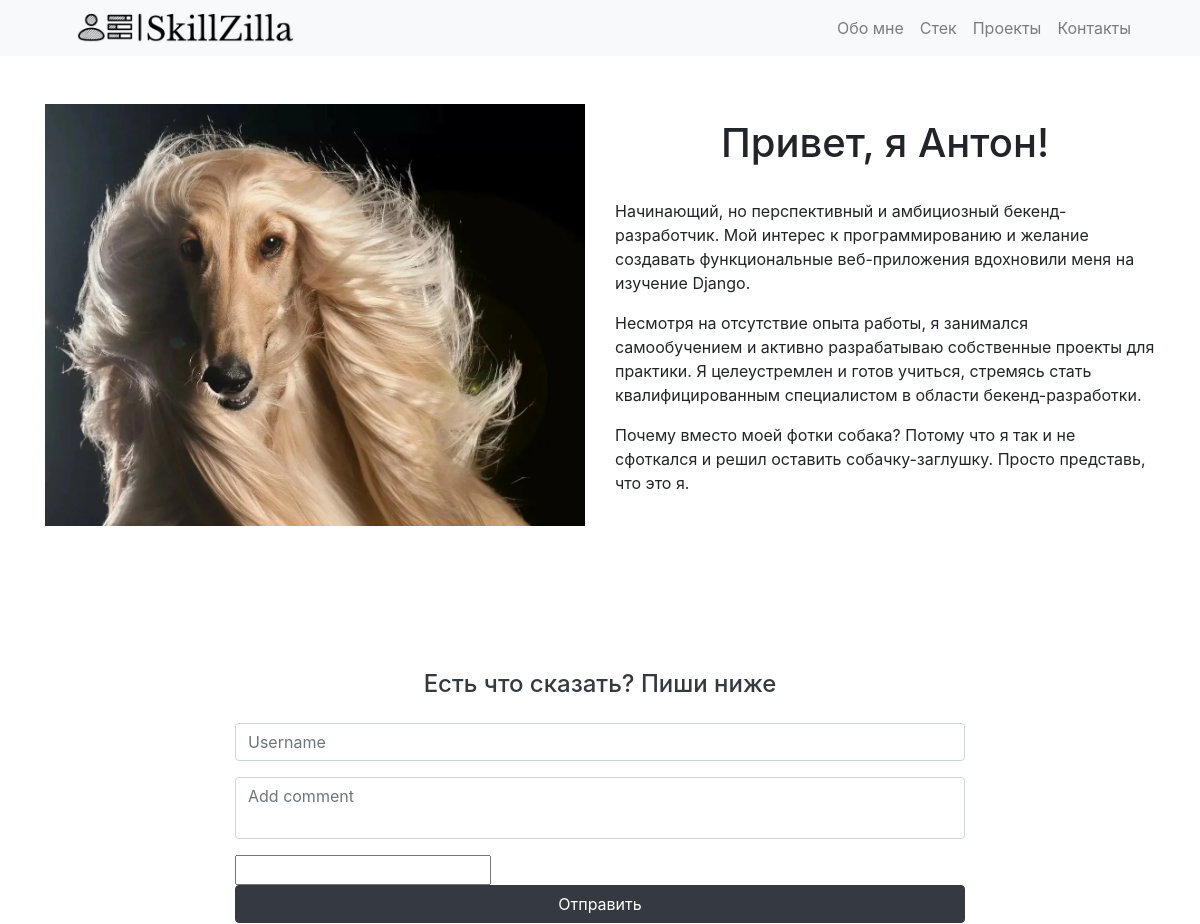
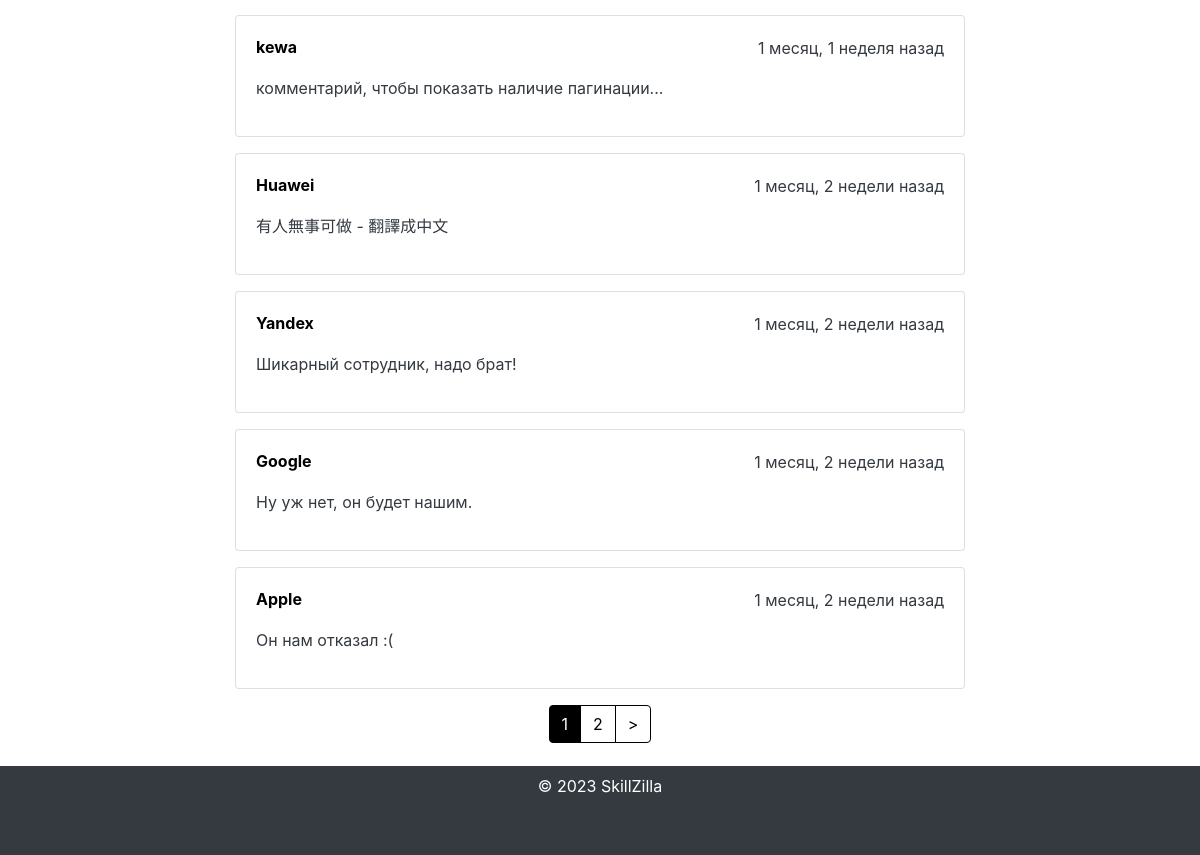
The page / on the database its author committed (2 pictures, top to bottom).
### blog/models.py (models this page shows, shortened)
class Comment(models.Model):
    author = models.CharField(max_length=15, blank=False)
    content = models.TextField(max_length=200)
    created_at = models.DateTimeField(auto_now_add=True)
    class Meta:
        ordering = ['-created_at']

### blog/views.py (the view)
# urls.py: path('', index, name='home'),
def index(request):
    if request.method == 'POST':
        form = CommentForm(request.POST)
        if form.is_valid():
            comm = form.save()
            return redirect('home')
    else:
        form = CommentForm()
    comments = Comment.objects.all()
    paginator = Paginator(comments, 5)
    page_number = request.GET.get("page")
    page_obj = paginator.get_page(page_number)
    return render(request, 'blog/index.html', context={'form': form, 'page_obj': page_obj})

### blog/forms.py
class CommentForm(forms.ModelForm):
    captcha = ReCaptchaField()
    class Meta:
        model = Comment
        fields = ['author', 'content',]

### blog/templates/blog/index.html (shortened to what this page needs)
{% extends 'base.html' %}
{% load static %}
{% block content %}
<section id="welcome" class="py-5">
    <div class="container">
        <div class="row align-items-center">
            <div class="col-md-6">
                <img src="{% static 'img/me.png' %}" alt="?" class="img-fluid">
            </div>
            <div class="col-md-6">
                <h1 class="text-center">Привет, я Антон!</h1>
                <br>
                <p> Начинающий, но перспективный и амбициозный бекенд-разработчик. Мой интерес к программированию и желание создавать функциональные веб-приложения вдохновили меня на изучение Django.</p>
                <p> Несмотря на отсутствие опыта работы, я занимался самообучением и активно разрабатываю собственные проекты для практики. Я целеустремлен и готов учиться, стремясь стать квалифицированным специалистом в области бекенд-разработки.</p>
                <p> Почему вместо моей фотки собака? Потому что я так и не сфоткался и решил оставить собачку-заглушку. Просто представь, что это я.</p>
            </div>
        </div>
    </div>
</section>
<section>
    <div class="container my-5 py-5 text-dark">
        <div class="row d-flex justify-content-center">
            <div class="col-md-12 col-lg-10 col-xl-8">
                <h4 class="text-dark mb-0 text-center">Есть что сказать? Пиши ниже {{ count }}</h4>
                <br>
                <form method="post">
                    <div class="form-group">
                        <input type="text" name="author" class="form-control mb-3" placeholder="Username" aria-label="Username" aria-describedby="basic-addon1">
                        <textarea name="content" class="form-control mb-3" placeholder="Add comment" rows="2" required></textarea>
                        {{ form.captcha }}
                        <br>
                        <button class="btn btn-dark btn-block" type="submit">Отправить</button>
                    </div>
                </form>
                {% for item in page_obj %}
                <div class="card mb-3">
                    <div class="card-body">
                        <div class="d-flex flex-start">
                            <div class="w-100">
                                <div class="d-flex justify-content-between align-items-center mb-3">
                                    <h6 class="text-primary fw-bold mb-0"> <b class="author-name">{{ item.author }}</b></h6>
                                    <p class="mb-0">   {{ item.created_at|timesince }} назад</p>
                                </div>
                                <p class="text-dark">{{ item.content }}</p>
                            </div>
                        </div>
                    </div>
                </div>
                {% endfor %}
                {% if page_obj.paginator.num_pages > 1 %}
                    {% include 'inc/_pagination.html' %}
                {% endif %}
            </div>
        </div>
    </div>
</section>
{% endblock %}

### static/blog/css/style.css (style rules this page uses)
textarea { resize: none; }
.author-name { color: black; }

### rows shown on the page
Comment: author "kewa", created_at "1 месяц, 1 неделя", content "комментарий, чтобы показать наличие пагинации..."
Comment: author "Huawei", created_at "1 месяц, 2 недели", content "有人無事可做 - 翻譯成中文"
Comment: author "Yandex", created_at "1 месяц, 2 недели", content "Шикарный сотрудник, надо брат!"
Comment: author "Google", created_at "1 месяц, 2 недели", content "Ну уж нет, он будет нашим."
Comment: author "Apple", created_at "1 месяц, 2 недели", content "Он нам отказал :("

### other values the page prints
{{ p }} "1"
{{ p }} "2"
